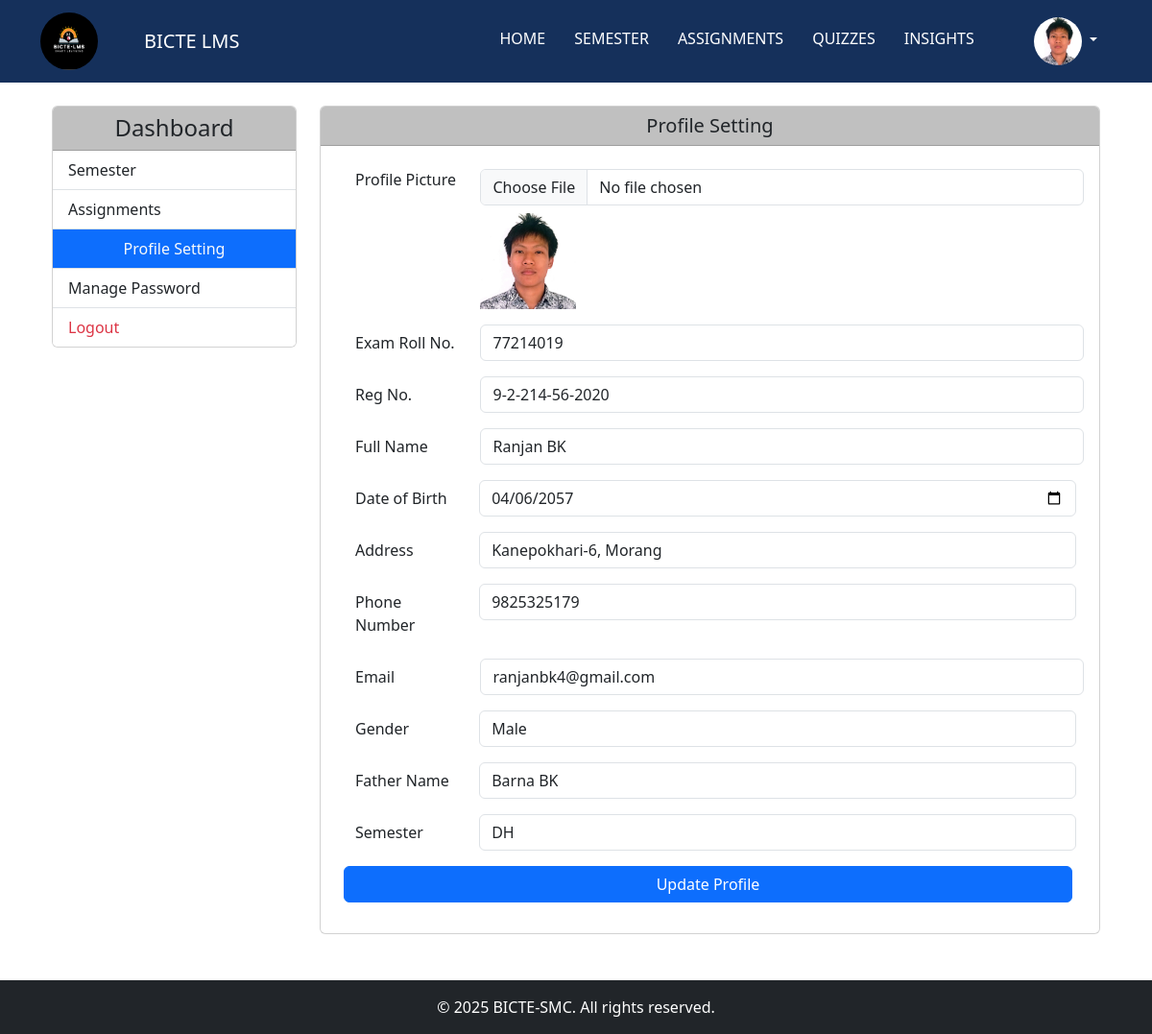
/api/student-profile-setting/ (signed in), run on the app's committed database.
### main/models.py (models this page shows, shortened)
class Student(models.Model):
    profile_picture = models.ImageField(upload_to='student_pics/', null=True, blank=True , default='no_image2.jpg')
    st_exam_roll_no = models.CharField(max_length=8, default='00000000')
    st_reg_no = models.CharField(max_length=40, default='0-0-000-00-0000')
    st_name = models.CharField(max_length=100)
    st_date_of_birth = models.DateField(null=True, blank=True)
    st_address = models.CharField(max_length=255)
    st_contact = models.CharField(max_length=15)
    enrollment_date = models.IntegerField(null=True, blank=True)
    st_email = models.EmailField(unique=True)
    st_password = models.CharField(max_length=128, default='studentSMC1')  # Add default password
    st_gender = models.CharField(max_length=10, choices=[('Male', 'Male'), ('Female', 'Female'), ('Other', 'Other')], null=True, blank=True)
    st_father_name = models.CharField(max_length=100, null=True, blank=True)
    semester = models.ForeignKey(Semester, on_delete=models.CASCADE)
    class Meta:
        verbose_name = "Student"
        verbose_name_plural = "Students"

class Semester(models.Model):
    EVEREST = "EV"
    ANNAPURNA = "AN"
    KANCHENJUNGA = "KA"
    MANASLU = "MA"
    LHOTSE = "LH"
    MAKALU = "MK"
    DHAULAGIRI = "DH"
    LANGTANG = "LA"
    SEMESTER_CHOICES = [
        (EVEREST, "Everest (1st sem)"),
        (ANNAPURNA, "Annapurna (2nd sem)"),
        (KANCHENJUNGA, "Kanchenjunga (3rd sem)"),
        (MANASLU, "Manaslu (4th sem)"),
        (LHOTSE, "Lhotse (5th sem)"),
        (MAKALU, "Makalu (6th sem)"),
        (DHAULAGIRI, "Dhaulagiri (7th sem)"),
        (LANGTANG, "Langtang (8th sem)"),
    ]
    se_name = models.CharField(max_length=2, choices=SEMESTER_CHOICES, default=EVEREST)
    batch = models.CharField(max_length=20)
    start_date = models.DateField()
    end_date = models.DateField(null=True, blank=True)
    is_active = models.BooleanField(default=True, verbose_name="Is Active")
    def __str__(self):
        return f"{self.get_se_name_display()} - Batch {self.batch}"
    class Meta:
        verbose_name = "Semester"
        verbose_name_plural = "Semesters"

### main/views.py (the view)
# urls.py: path('student-profile-setting/', views.StudentProfileSetting.as_view(), name='student-profile-setting'),
class StudentProfileSetting(LoginRequiredMixin, TemplateView):
    template_name = 'student_template/st_profile_setting.html'
    login_url = '/api/login/'
    def get_context_data(self, **kwargs):
        context = super().get_context_data(**kwargs)
        try:
            student = Student.objects.get(id=self.request.session.get('user_id'))
            context['student'] = student
            context['semesters'] = Semester.objects.all()
        except Student.DoesNotExist:
            context['error'] = 'Student not found. Please log in again.'
        return context

### templates/student_template/st_profile_setting.html (shortened to what this page needs)
{% extends 'student_template/st_base_template.html' %} {% block title %} Student Dashboard - BICTESMC {% endblock %} {% load static %} {% block content %}
<div class="container mt-4">
    <div class="row">
        <aside class="col-md-3">
            <div class="card">
                <h4 class="card-header text-dark text-center" style="background-color: #c0c0c0">
                    Dashboard
                </h4>
                <div class="list-group list-group-flush">
                    <a href="{% url 'student-dashboard' %}" class="list-group-item list-group-item-action">Semester</a>
                    <a href="{% url 'student-dashboard-assignment' %}" class="list-group-item list-group-item-action">Assignments</a>
                    <a href="{% url 'student-profile-setting' %}" class="list-group-item list-group-item-action bg-primary text-light text-center">Profile Setting</a>
                    <a href="{% url 'change-student-account-password' %}" class="list-group-item list-group-item-action">Manage Password</a>
                    <a href="{% url 'logout' %}" class="list-group-item list-group-item-action text-danger">Logout</a>
                </div>
            </div>
        </aside>
        <section class="col-md-9 mt-4 mt-md-0">
            <div class="card">
                <h5 class="card-header text-center" style="background-color: #c0c0c0">
                    Profile Setting
                </h5>
                <div class="card-body pt-3">
                    <form id="profile-form" enctype="multipart/form-data">
                        <div class="mb-3 row ms-2">
                            <label for="profile_picture" class="col-sm-2 col-form-label">Profile Picture</label>
                            <div class="col-sm-10">
                                <input type="file" class="form-control input-effect mt-2" id="profile_picture" name="profile_picture"> {% if student.profile_picture %}
                                <img src="{{ student.profile_picture.url }}" alt="Profile Picture" class="mt-2" style="max-width: 100px;"> {% endif %}
                            </div>
                        </div>
                        <div class="mb-3 row ms-2">
                            <label for="st_exam_roll_no" class="col-sm-2 col-form-label">Exam Roll No.</label>
                            <div class="col-sm-10">
                                <input type="text" class="form-control input-effect" id="st_exam_roll_no" name="st_exam_roll_no" value="{{ student.st_exam_roll_no }}">
                            </div>
                        </div>
                        <div class="mb-3 row ms-2">
                            <label for="st_reg_no" class="col-sm-2 col-form-label">Reg No.</label>
                            <div class="col-sm-10">
                                <input type="text" class="form-control input-effect" id="st_reg_no" name="st_reg_no" value="{{ student.st_reg_no }}">
                            </div>
                        </div>
                        <div class="mb-3 row ms-2">
                            <label for="st_name" class="col-sm-2 col-form-label">Full Name</label>
                            <div class="col-sm-10">
                                <input type="text" class="form-control input-effect" id="st_name" name="st_name" value="{{ student.st_name }}">
                            </div>
                        </div>
                        <div class="mb-3 row ms-2 pe-2">
                            <label for="st_date_of_birth" class="col-sm-2 col-form-label">Date of Birth</label>
                            <div class="col-sm-10">
                                <input type="date" class="form-control input-effect" id="st_date_of_birth" name="st_date_of_birth" value="{{ student.st_date_of_birth|date:'Y-m-d' }}">
                            </div>
                        </div>
                        <div class="mb-3 row ms-2 pe-2">
                            <label for="st_address" class="col-sm-2 col-form-label">Address</label>
                            <div class="col-sm-10">
                                <input type="text" class="form-control input-effect" id="st_address" name="st_address" value="{{ student.st_address }}">
                            </div>
                        </div>
                        <div class="mb-3 row ms-2 pe-2">
                            <label for="st_contact" class="col-sm-2 col-form-label">Phone Number</label>
                            <div class="col-sm-10">
                                <input type="tel" class="form-control input-effect" id="st_contact" name="st_contact" value="{{ student.st_contact }}">
                            </div>
                        </div>
                        <div class="mb-3 row ms-2">
                            <label for="st_email" class="col-sm-2 col-form-label">Email</label>
                            <div class="col-sm-10">
                                <input type="text" class="form-control input-effect" id="st_email" name="st_email" value="{{ student.st_email }}">
                            </div>
                        </div>
                        <div class="mb-3 row ms-2 pe-2">
                            <label for="gender" class="col-sm-2 col-form-label">Gender</label>
                            <div class="col-sm-10">
                                <select class="form-control input-effect" id="gender" name="gender">
                                    <option value="male" {% if student.gender == 'male' %}selected{% endif %}>Male</option>
                                </select>
                            </div>
                        </div>
                        <div class="mb-3 row ms-2 pe-2">
                            <label for="st_father_name" class="col-sm-2 col-form-label">Father Name</label>
                            <div class="col-sm-10">
                                <input type="text" class="form-control input-effect" id="st_father_name" name="st_father_name" value="{{ student.st_father_name }}">
                            </div>
                        </div>
                        <div class="mb-3 row ms-2 pe-2">
                            <label for="semester" class="col-sm-2 col-form-label">Semester</label>
                            <div class="col-sm-10">
                                <select class="form-control input-effect" id="semester" name="semester">
                                  {% for semester in semesters %}
                                      <option value="{{ semester.se_name }}" {% if student.semester.se_name == semester.se_name %}selected{% endif %}>
                                          {{ semester.se_name }}
                                      </option>
                                  {% endfor %}
                              </select>
                            </div>
                        </div>
                        <div class="mb-3 row ms-2 pe-4">
                            <button type="button" class="btn btn-primary" id="update-profile-btn">Update Profile</button>
                        </div>
                    </form>
                </div>
            </div>
        </section>
    </div>
</div>
{% endblock %}

### templates/student_template/st_base_template.html (shortened to what this page needs)
<!DOCTYPE html>
<html lang="en">
<head>
    <link rel="stylesheet" href="https://cdn.jsdelivr.net/npm/bootstrap-icons@1.11.3/font/bootstrap-icons.min.css">
    <link href="https://cdn.jsdelivr.net/npm/bootstrap@5.3.0/dist/css/bootstrap.min.css" rel="stylesheet" />
</head>
<body>
    {% load static %}
    <nav class="navbar navbar-expand-lg navbar-dark bg-dark">
        <div class="container">
            <div class="navbar-logo">
                <img src="{% static 'images/main_logo.png' %}" alt="Logo" />
            </div>
            <a class="navbar-brand ms-5" href="#">BICTE LMS</a>
            <div class="collapse navbar-collapse" id="navbarNav">
                <ul class="navbar-nav ms-auto this_pading">
                    <li class="nav-item custom-padding">
                        <a class="nav-link {% if request.path == '/api/student-home/' %}active{% endif %}" href="/api/student-home/">Home</a
              >
            </li>
            <li class="nav-item custom-padding">
              <a
                class="nav-link {% if request.path == '/api/student-course/' %}active{% endif %}"
                href="/api/student-course/"
                >Semester</a
              >
            </li>
            <li class="nav-item custom-padding">
              <a
                class="nav-link {% if request.path == '/assignment/' %}active{% endif %}"
                href="api/student-assignment/"
                >Assignments</a
              >
            </li>
            <li class="nav-item custom-padding">
              <a
                class="nav-link {% if request.path == '/api/leaderboard/' %}active{% endif %}"
                href="/api/leaderboard/"
                >Quizzes</a
              >
            </li>
            <li class="nav-item custom-padding dropdown">
              <a
                class="nav-link {% if request.path == '#' %}active{% endif %}"
                href="#"
                >Insights</a
              >
            </li>
              </ul>
            <li class="nav-item dropdown user_profile">
              <a
                class="nav-link dropdown-toggle no-hover"
                href="#"
                id="navbarDropdown"
                role="button"
                data-bs-toggle="dropdown"
                aria-expanded="false"
              >
                {% if student.profile_picture %}
                <img
                  src="{{ student.profile_picture.url }}"
                  alt="Profile Picture"
                  class="rounded-circle"
                  style="width: 50px; height: 50px"
                />
                {% endif %}
              </a>
            </li>
        </div>
      </div>
    </nav>
    <div class="container mt-4">{% block content %}{% endblock %}</div>
    <footer class="bg-dark text-white text-center p-3 mt-5">
      &copy; <span id="current-year"></span> BICTE-SMC. All rights reserved.
    </footer>
  </body>
</html>

### templates/student_template/st_base_template.html (style rules this page uses)
.navbar-logo img { width: 60px; height: 60px; border-radius: 50%; transition: transform 0.3s ease; }
.navbar { background-color: #15305b !important; }
.navbar .navbar-nav .nav-link { color: #fff !important; font-weight: 500; padding: 10px 15px; text-transform: uppercase; transition: all 0.3s ease; }
.custom-padding { padding-top: 10px; }
.user_profile { padding-left: 2rem; }

### data on the page
Student: profile_picture (picture), st_exam_roll_no "77214019", st_reg_no "9-2-214-56-2020", st_name "Ranjan BK", st_date_of_birth "04/06/2057", st_address "Kanepokhari-6, Morang", st_contact "9825325179", st_email "ranjanbk4@gmail.com", st_father_name "Barna BK", semester "DH"
